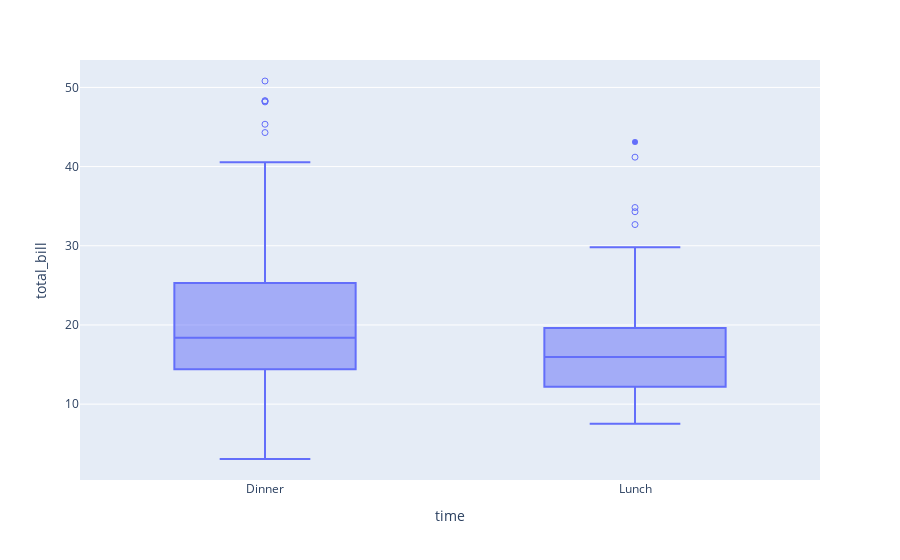

The notebook cell this image was saved under:
### Code cell
fig = px.box(
    data_frame=tips,
    x="time",
    y="total_bill",
    points="suspectedoutliers"   # ['all', 'outliers', 'suspectedoutliers', False]
)
fig.show()

### Figure 1 — Plotly figure (JSON) as saved in the notebook; plotly's stock layout.template omitted (floating-point values rounded to 4 significant figures; data arrays with more than 128 entries replaced by an {"elided": "..."} marker saying what was removed)
{"data": [{"alignmentgroup": "True", "boxpoints": "suspectedoutliers", "hovertemplate": "time=%{x}<br>total_bill=%{y}<extra></extra>", "legendgroup": "", "marker": {"color": "#636efa"}, "name": "", "notched": false, "offsetgroup": "", "orientation": "v", "showlegend": false, "type": "box", "x": {"elided": "244 str values"}, "x0": " ", "xaxis": "x", "y": {"elided": "244 float values"}, "y0": " ", "yaxis": "y"}], "layout": {"boxmode": "group", "legend": {"tracegroupgap": 0}, "margin": {"t": 60}, "xaxis": {"anchor": "y", "domain": [0, 1], "title": {"text": "time"}}, "yaxis": {"anchor": "x", "domain": [0, 1], "title": {"text": "total_bill"}}}}
